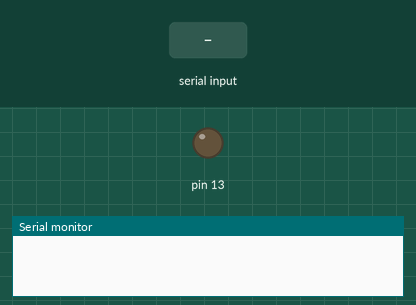
Bench run of a sketch on a simulated Arduino Uno, built with avr-gcc and run on an emulated ATmega328P. On the bench: output pins drawn as LEDs (lit = HIGH), the last lines printed to the serial monitor. Inputs (shaded band) come from the test bench.

Above: at 1.2 s.
1.3 s: "1" received over Serial
At 2.5 s:
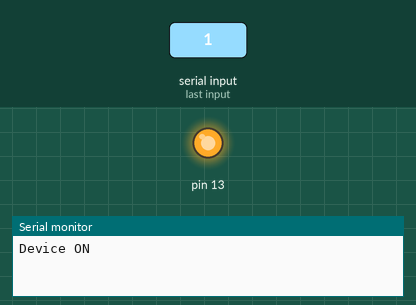
2.8 s: "0" received over Serial
At 3.7 s:
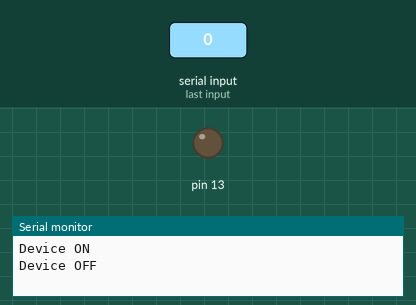
Timing chart, 0 to 5.8 s (numbered marks = the images above; inputs shaded):
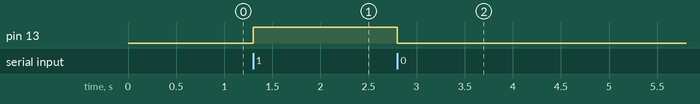

Measured:
- after the input at 1.3 s, pin 13: LOW → HIGH at once
- after the input at 2.8 s, pin 13: HIGH → LOW at once

The sketch:

home_automation_bluetooth.ino
```cpp
char data;

void setup() {
  pinMode(13, OUTPUT);
  Serial.begin(9600);
}

void loop() {
  if (Serial.available()) {
    data = Serial.read();

    if (data == '1') {
      digitalWrite(13, HIGH);
      Serial.println("Device ON");
    }

    if (data == '0') {
      digitalWrite(13, LOW);
      Serial.println("Device OFF");
    }
  }
}
```
